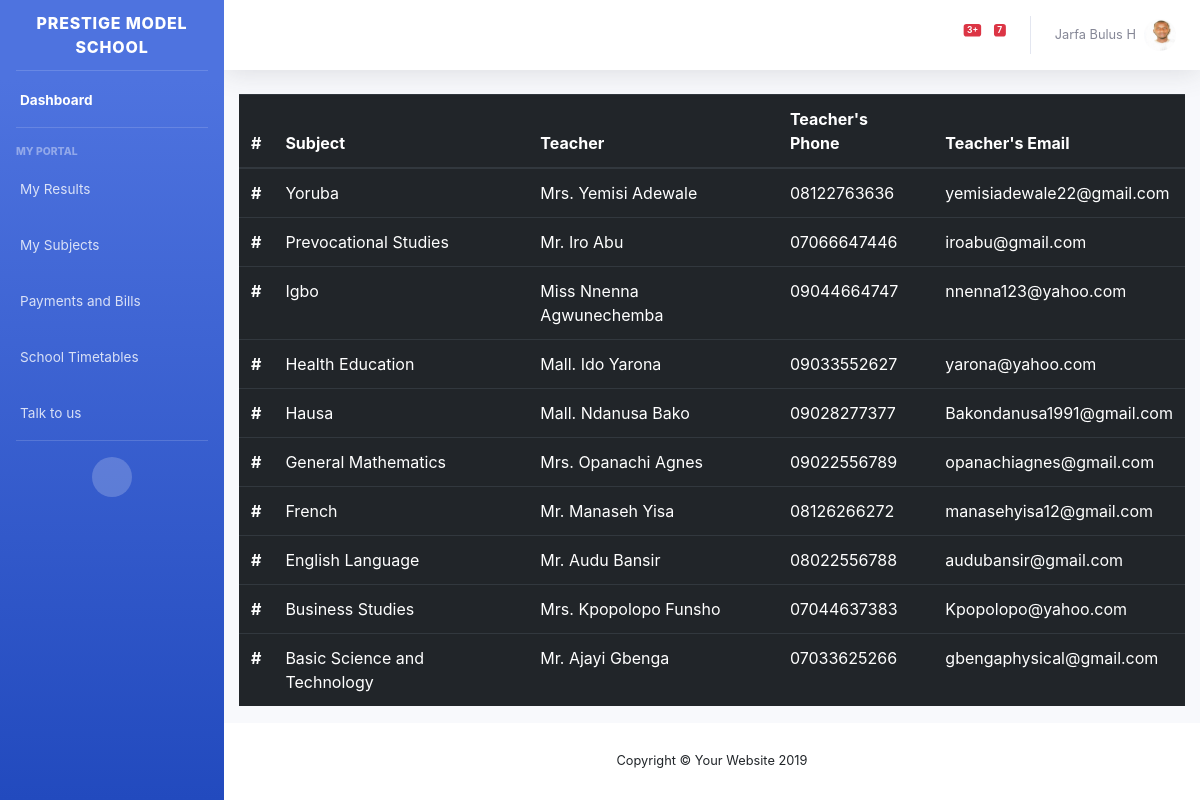
Screenshot of /subjects/ (signed in) with the database file from the repository.
### portal/models.py (models this page shows, shortened)
class Customuser(AbstractUser):
    middle_name = models.CharField(max_length=20, default=' ', blank=True)
    submitted = models.BooleanField(default=False)
    gender_list = (('Male', 'Male'), ('Female', 'Female'))
    relationship_list = (('father', 'Father'), ('mother', 'Mother'), ('brother', 'Brother'), ('sister', 'Sister'), ('uncle', 'Uncle'))
    states_list = (("Abia", "Abia"), ("Adamawa", "Adamawa"), ("Anambra","Anambra"), ("Akwa Ibom", "Akwa Ibom"), ("Bauchi", "Bauchi"),
    ("Bayelsa","Bayelsa"), ("Benue","Benue"), ("Borno","Borno"), ("Cross River","Cross River"), ("Delta", "Delta"), ("Ebonyi", "Ebonyi"),
    ("Enugu", "Enugu"), ("Edo","Edo"), ("Ekiti", "Ekiti"), ("FCT - Abuja", "FCT - Abuja"), ("Gombe", "Gombe"), ("Imo", "Imo") ,
    ("Jigawa", "Jigawa"), ("Kaduna", "Kaduna"), ("Kano", "Kano"), ("Katsina", "Katsina"), ("Kebbi" , "Kebbi"), ("Kogi", "Kogi"),
    ("Kwara", "Kwara") , ("Lagos", "Lagos"), ("Nasarawa", "Nasarawa"), ("Niger", "Niger"), ("Ogun", "Ogun"), ("Ondo", "Ondo"),
    ("Osun", "Osun"), ("Oyo", "Oyo"), ("Plateau", "Plateau"), ("Rivers", "Rivers"), ("Sokoto", "Sokoto"), ("Taraba", "Taraba"),
    ("Yobe", "Yobe"), ("Zamfara", "Zamfara"))
    res_type_list = (('Day Student','Day Student'), ('Boarding Student','Boarding Student'))
    religion_list = (('Christianity', 'Christianity'), ('Islam', 'Islam'), ('Others', 'Others'))
    current_class = models.CharField(max_length=30, choices = classes_list, blank = True)
    gender = models.CharField(max_length=30, choices=gender_list, blank = True)
    date_of_birth = models.DateField( blank = True, null=True)
    religion = models.CharField(max_length=30, choices=religion_list, blank=True)
    nok1_name = models.CharField(max_length=32, blank = True)
    nok1_phone = models.CharField(max_length=11, blank = True)
    nok1_relationship = models.CharField(max_length=12, choices=relationship_list, blank = True)
    nok2_name = models.CharField(max_length=32, blank = True)
    admission_no = models.CharField(max_length=32, blank = True)
    state_of_origin = models.CharField(max_length=20, choices=states_list, blank = True)
    lga = models.CharField(max_length=22, blank = True)
    resident_type = models.CharField(max_length=20, choices= res_type_list, blank = True)
    house_address = models.TextField(max_length=90, blank=True)
    phonenumber = models.CharField(max_length=20, blank=True)
    prev_school = models.TextField(max_length=140, blank=True)
    passport = models.ImageField(upload_to='passports', blank=True, default="passports/default.jpg")
    def fullname(self):
        return('{} {} {}'.format(self.last_name, self.first_name, self.middle_name))

class Course(models.Model):
    title = models.CharField(max_length=80, unique=True)
    teacher = models.CharField(max_length=80)
    phone = models.CharField(max_length=11)
    email = models.CharField(max_length=80)
    def __str__(self):
        return ('{}'.format(self.title))

### portal/views.py (the view)
# urls.py: path('subjects/', portal_view.subjects, name = 'subjects'),
@login_required()
def subjects(request):
    sender = request.user
    subz = Subjectz.objects.all().filter(student = sender, session = current_year, term = current_term)
    dcourses = []
    coursez = Course.objects.all()
    for sub in subz:
        subtitle = sub.title
        Course.objects.all().filter(title = subtitle)
        dcourse = Course.objects.all().filter(title = subtitle).first()
        if dcourse not in dcourses:
            dcourses.append(dcourse)
        else:
            print('{} is present already'.format(dcourse))
    print(dcourses)
    return render(request, 'portal/subjects.html', {'sender': sender, 'subz': subz, 'coursez': coursez, 'dcourses': dcourses})

### portal/templates/portal/subjects.html
{% extends 'portal/base.html' %}
{% load crispy_forms_tags %}
{% block content %}
    <div class="container-fluid">
    <table class="table table-hover table-dark">
    <thead>
        <tr>
          <th scope="col">#</th>
          <th scope="col">Subject</th>
          <th scope="col">Teacher</th>
          <th scope="col">Teacher's Phone</th>
            <th scope="col">Teacher's Email</th>
        </tr>
    </thead>
      <tbody>
        {% for dcourse in dcourses %}
        <tr>
          <th scope="row">#</th>
          <td>{{ dcourse.title }}</td>
          <td>{{ dcourse.teacher }}</td>
          <td>{{ dcourse.phone }}</td>
          <td>{{ dcourse.email }}</td>
        </tr>
        {% endfor %}
      </tbody>
</table>
    </div>
{% endblock content %}

### portal/templates/portal/base.html (shortened to what this page needs)
{% load static %}
{% load crispy_forms_tags %}
<!DOCTYPE html>
<html lang="en">
<head>
  <link href="{% static 'portal/css/sb-admin-2.min.css' %}" rel="stylesheet">
  <link rel="stylesheet"  type="text/css" href="{% static 'portal/bootstrap.min.css' %}">
</head>
<body id="page-top">
  <div id="wrapper">
    <ul class="navbar-nav bg-gradient-primary sidebar sidebar-dark accordion" id="accordionSidebar">
      <a class="sidebar-brand d-flex align-items-center justify-content-center" href="index.html">
        <div class="sidebar-brand-text mx-3">PRESTIGE MODEL SCHOOL</div>
      </a>
      <hr class="sidebar-divider my-0">
      <li class="nav-item active">
        <a class="nav-link" href="{% url 'dashboard' %}">
          <span>Dashboard</span></a>
      </li>
      <hr class="sidebar-divider">
      <div class="sidebar-heading">
        My Portal
      </div>
      <li class="nav-item">
        <a class="nav-link collapsed" href="{% url 'results' %}" >
          <span>My Results</span>
        </a>
      </li>
      <li class="nav-item">
        <a class="nav-link collapsed" href="{% url 'subjects' %}" aria-expanded="true" aria-controls="collapsePages">
          <span>My Subjects</span>
        </a>
      </li>
      <li class="nav-item">
        <a class="nav-link" href="{% url 'payment' %}">
          <span>Payments and Bills</span></a>
      </li>
      <li class="nav-item">
        <a class="nav-link" href="#">
          <span>School Timetables</span></a>
      </li>
      <li class="nav-item">
        <a class="nav-link" href="#">
          <span>Talk to us</span></a>
      </li>
      <hr class="sidebar-divider d-none d-md-block">
      <div class="text-center d-none d-md-inline">
        <button class="rounded-circle border-0" id="sidebarToggle"></button>
      </div>
    </ul>
    <div id="content-wrapper" class="d-flex flex-column">
      <div id="content">
        <nav class="navbar navbar-expand navbar-light bg-white topbar mb-4 static-top shadow">
          <ul class="navbar-nav ml-auto">
            <li class="nav-item dropdown no-arrow mx-1">
              <a class="nav-link dropdown-toggle" href="#" id="alertsDropdown" role="button" data-toggle="dropdown" aria-haspopup="true" aria-expanded="false">
                <span class="badge badge-danger badge-counter">3+</span>
              </a>
            </li>
            <li class="nav-item dropdown no-arrow mx-1">
              <a class="nav-link dropdown-toggle" href="#" id="messagesDropdown" role="button" data-toggle="dropdown" aria-haspopup="true" aria-expanded="false">
                <span class="badge badge-danger badge-counter">7</span>
              </a>
            </li>
            <li class="nav-item dropdown no-arrow">
              <a class="nav-link dropdown-toggle" href="#" id="userDropdown" role="button" data-toggle="dropdown" aria-haspopup="true" aria-expanded="false">
                <span class="mr-2 d-none d-lg-inline text-gray-600 small"> {{ sender.fullname }}</span>
                <img class="img-profile rounded-circle" src="{{ sender.passport.url }}">
              </a>
            </li>
          </ul>
        </nav>
          {% block content %}
          {% endblock %}
      </div>
      <footer class="sticky-footer bg-white">
        <div class="container my-auto">
          <div class="copyright text-center my-auto">
            <span>Copyright &copy; Your Website 2019</span>
          </div>
        </div>
      </footer>
    </div>
  </div>
</body>
</html>

### rows the page displays
Customuser: fullname "Jarfa Bulus H", passport (picture)
Course: title "Yoruba", teacher "Mrs. Yemisi Adewale", phone "08122763636", email "yemisiadewale22@gmail.com"
Course: title "Prevocational Studies", teacher "Mr. Iro Abu", phone "07066647446", email "iroabu@gmail.com"
Course: title "Igbo", teacher "Miss Nnenna Agwunechemba", phone "09044664747", email "nnenna123@yahoo.com"
Course: title "Health Education", teacher "Mall. Ido Yarona", phone "09033552627", email "yarona@yahoo.com"
Course: title "Hausa", teacher "Mall. Ndanusa Bako", phone "09028277377", email "Bakondanusa1991@gmail.com"
Course: title "General Mathematics", teacher "Mrs. Opanachi Agnes", phone "09022556789", email "opanachiagnes@gmail.com"
Course: title "French", teacher "Mr. Manaseh Yisa", phone "08126266272", email "manasehyisa12@gmail.com"
Course: title "English Language", teacher "Mr. Audu Bansir", phone "08022556788", email "audubansir@gmail.com"
Course: title "Business Studies", teacher "Mrs. Kpopolopo Funsho", phone "07044637383", email "Kpopolopo@yahoo.com"
Course: title "Basic Science and Technology", teacher "Mr. Ajayi Gbenga", phone "07033625266", email "gbengaphysical@gmail.com"
